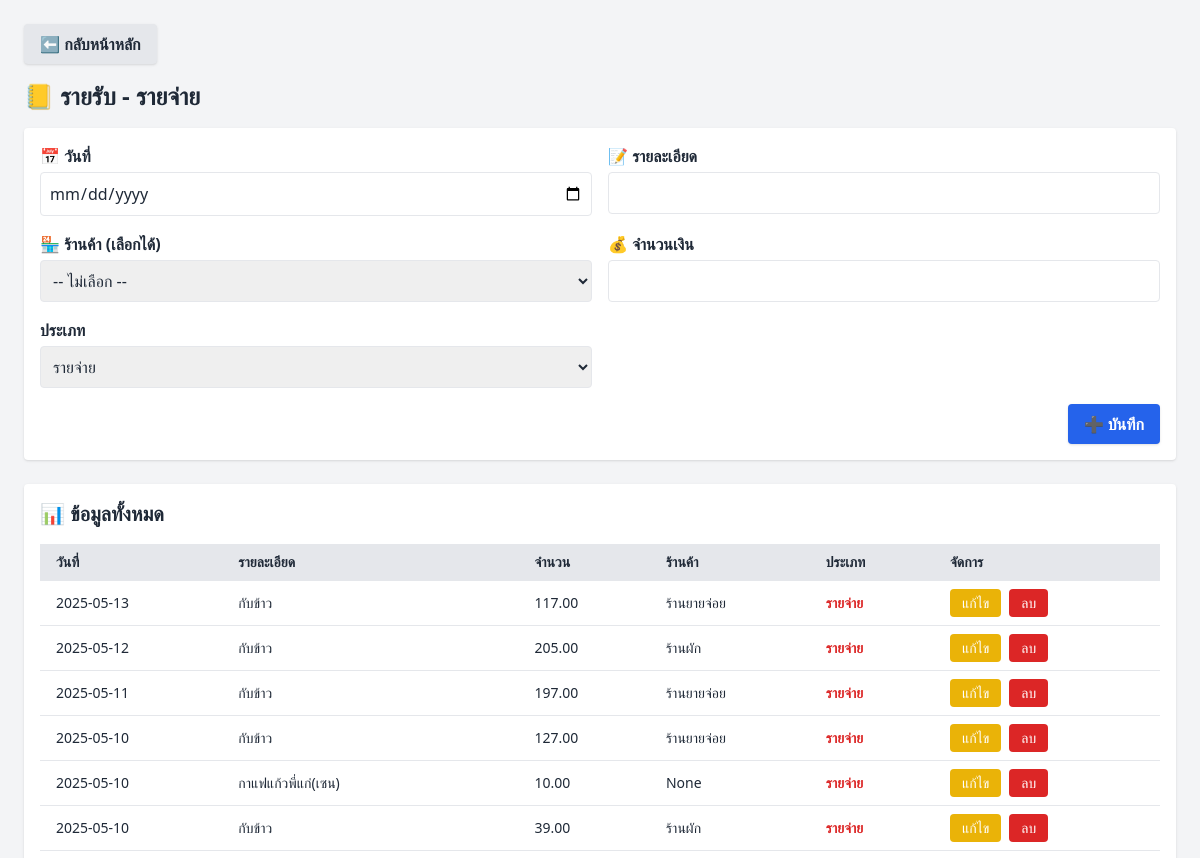
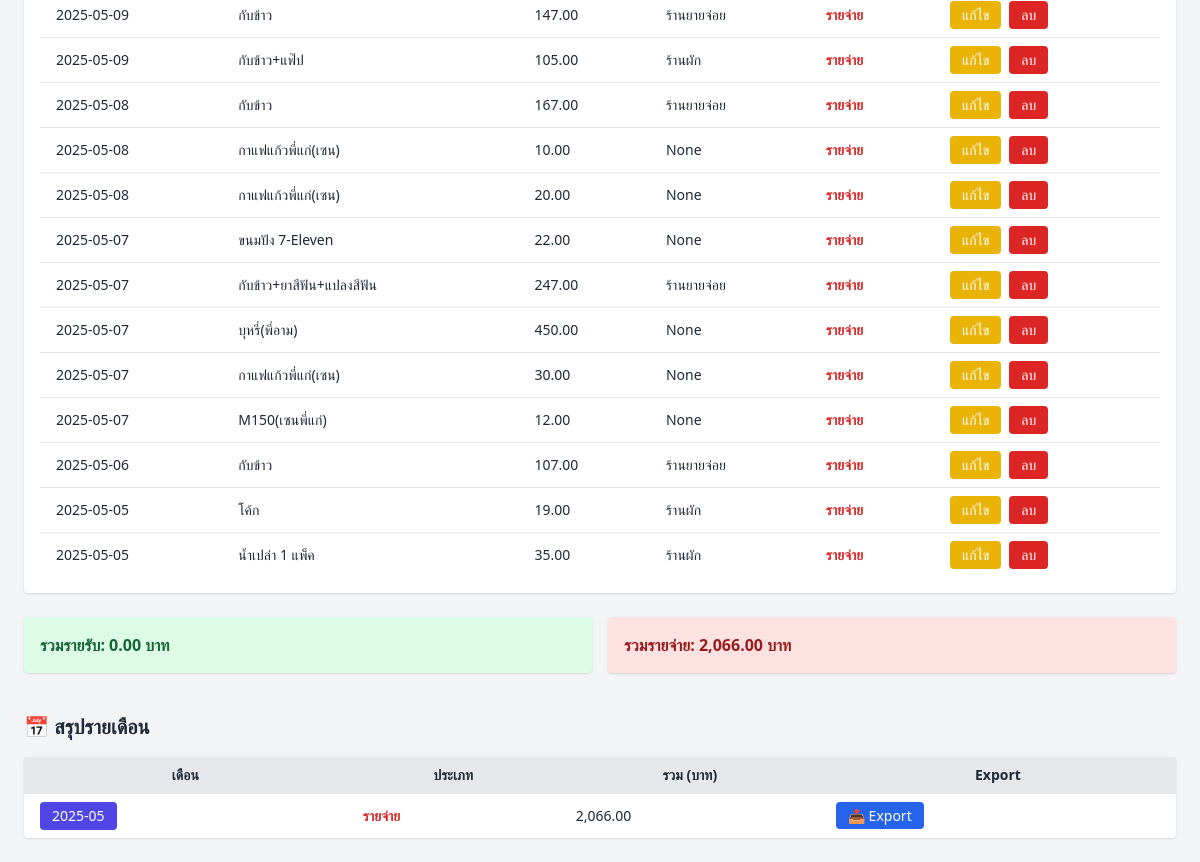
The page /income-expense on the database as committed earlier (2 pictures, top to bottom).
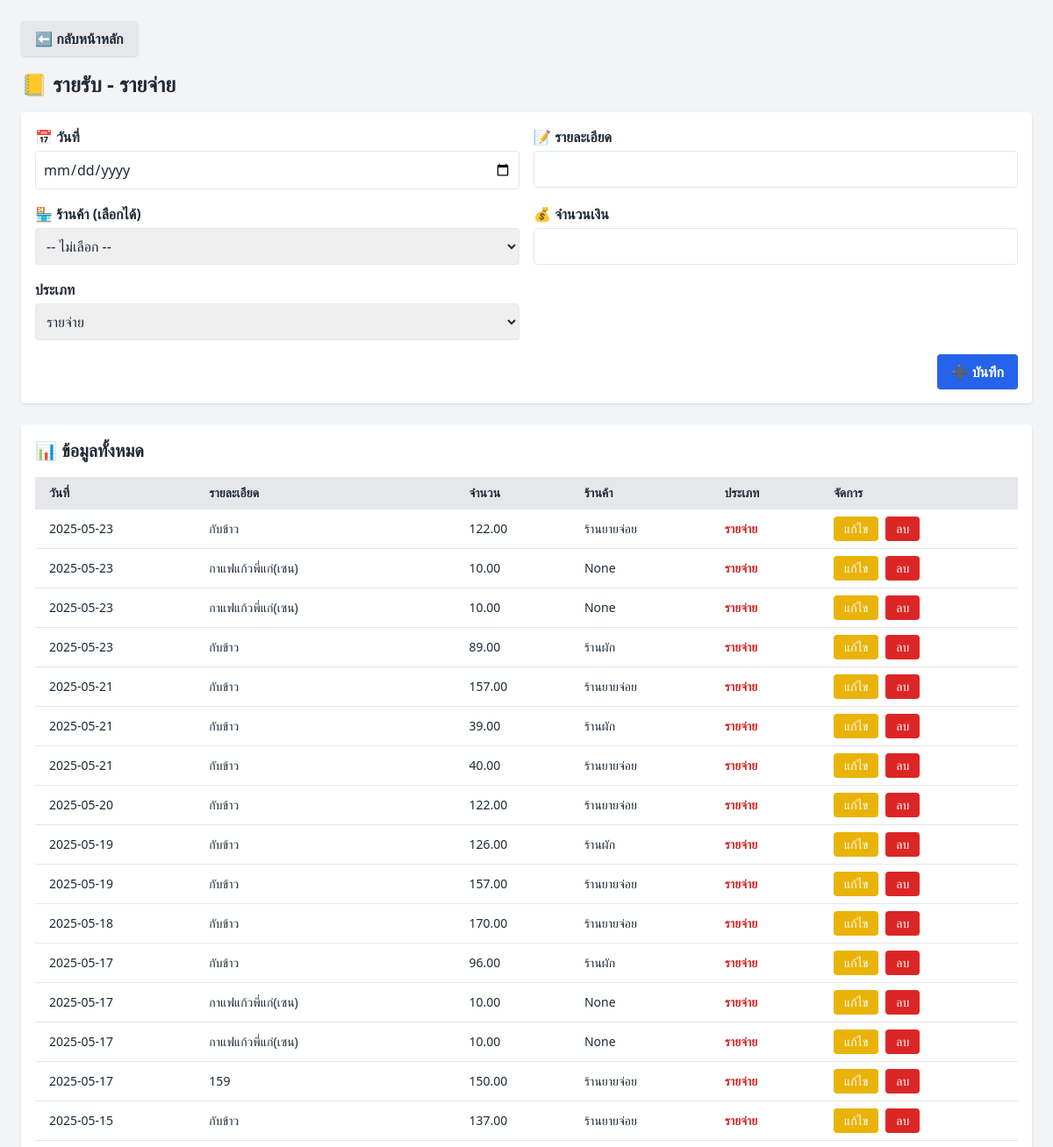
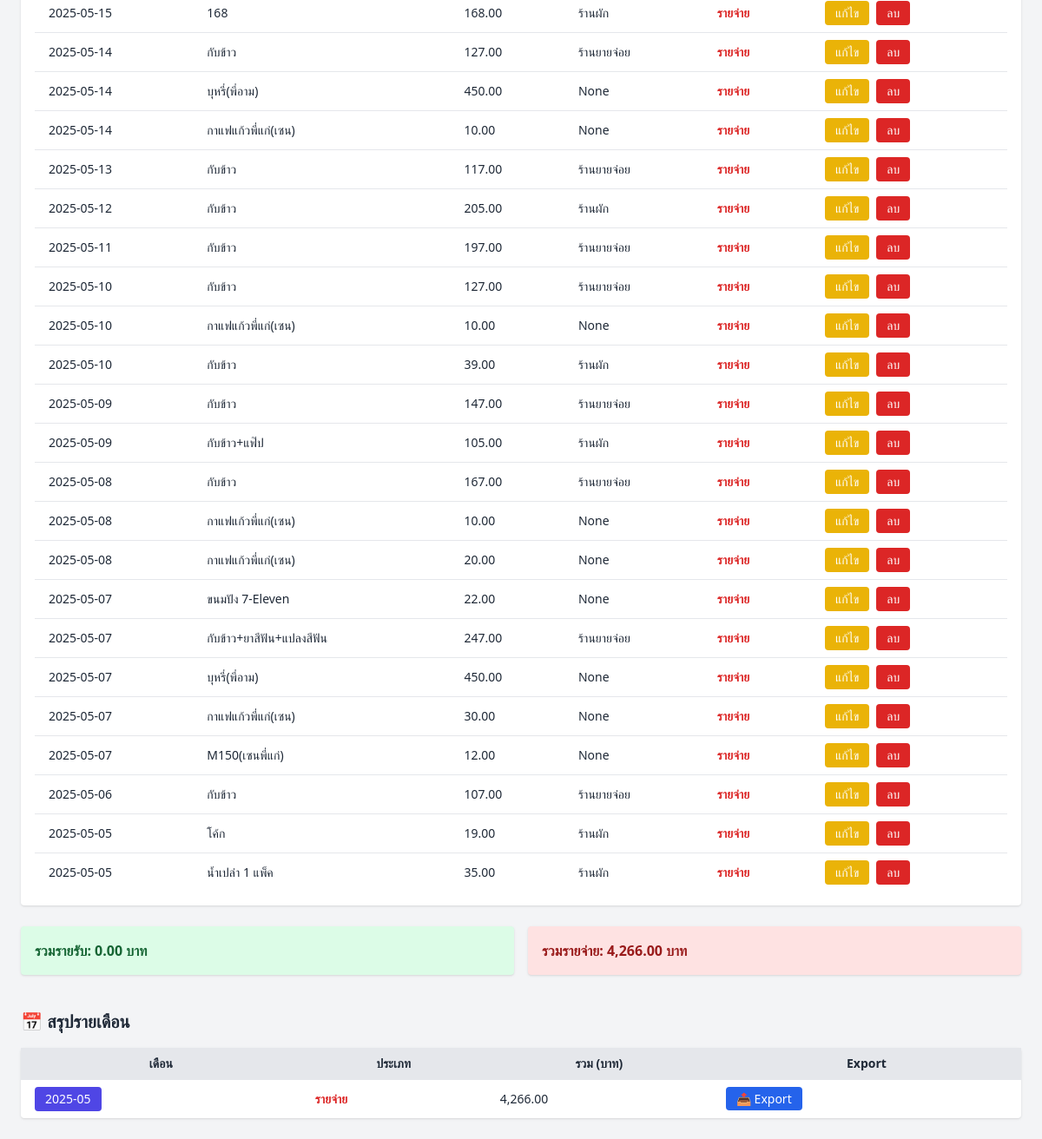
The same page on the database as committed later (2 pictures, top to bottom).
### tables this page shows
CREATE TABLE income_expense (
            id INTEGER PRIMARY KEY AUTOINCREMENT,
            date TEXT,
            description TEXT,
            amount REAL,
            category TEXT
        , vendor TEXT, created_at TEXT);

### app.py (the view, shortened to what this page needs)
@app.route('/income-expense', methods=['GET', 'POST'])
def income_expense():
    conn = get_db_connection()
    records = conn.execute('SELECT * FROM income_expense ORDER BY date DESC').fetchall()
    total_income = conn.execute('SELECT SUM(amount) FROM income_expense WHERE category="income"').fetchone()[0] or 0
    total_expense = conn.execute('SELECT SUM(amount) FROM income_expense WHERE category="expense"').fetchone()[0] or 0
    monthly_summary = conn.execute('''
                                   SELECT strftime('%Y-%m', date) AS month, category, SUM(amount) AS total
                                   FROM income_expense
                                   GROUP BY month, category
                                   ORDER BY month DESC
                                   ''').fetchall()
    conn.close()
    return render_template('income_expense.html', records=records,
                           total_income=total_income, total_expense=total_expense,
                           monthly_summary=monthly_summary)

### app.py (called while the page is built)
def get_db_connection():
    conn = sqlite3.connect(DB_FILE)
    conn.row_factory = sqlite3.Row
    return conn

### templates/income_expense.html (shortened to what the changed rows need)
<!DOCTYPE html>
<html lang="th">
<head>
  <script src="{{ url_for('static', filename='js/tailwind.min.js') }}"></script>
</head>
<body class="bg-gray-100 text-gray-800 p-6">
  <h1 class="text-2xl font-bold mb-4">📒 รายรับ - รายจ่าย</h1>
  <div class="bg-white p-4 rounded shadow">
    <h2 class="text-xl font-semibold mb-4">📊 ข้อมูลทั้งหมด</h2>
    <table class="w-full table-auto text-sm">
      <thead class="bg-gray-200 text-left">
        <tr>
          <th class="px-4 py-2">วันที่</th>
          <th class="px-4 py-2">รายละเอียด</th>
          <th class="px-4 py-2">จำนวน</th>
          <th class="px-4 py-2">ร้านค้า</th>
          <th class="px-4 py-2">ประเภท</th>
          <th class="px-4 py-2">จัดการ</th>
        </tr>
      </thead>
      <tbody>
        {% for r in records %}
        <tr class="border-t hover:bg-gray-50">
          <td class="px-4 py-2">{{ r['date'] }}</td>
          <td class="px-4 py-2">{{ r['description'] }}</td>
          <td class="px-4 py-2">{{ '{:,.2f}'.format(r['amount']) }}</td>
          <td class="px-4 py-2">{{ r['vendor'] }}</td>
          <td class="px-4 py-2">
            {% if r['category'] == 'income' %}
              <span class="text-green-600 font-semibold">รายรับ</span>
            {% else %}
              <span class="text-red-600 font-semibold">รายจ่าย</span>
            {% endif %}
          </td>
          <td class="px-4 py-2 flex gap-2">
            <form method="get" action="{{ url_for('edit_income_expense', id=r['id']) }}">
              <button class="px-3 py-1 bg-yellow-500 text-white rounded hover:bg-yellow-600">แก้ไข</button>
            </form>
            <form method="post" action="{{ url_for('delete_income_expense', id=r['id']) }}" onsubmit="return confirm('ยืนยันการลบรายการนี้?');">
              <button class="px-3 py-1 bg-red-600 text-white rounded hover:bg-red-700">ลบ</button>
            </form>
          </td>
        </tr>
        {% endfor %}
      </tbody>
    </table>
  </div>
  <div class="mt-6 grid grid-cols-1 md:grid-cols-2 gap-4">
    <div class="bg-green-100 p-4 rounded shadow text-green-800 font-bold">
      รวมรายรับ: {{ '{:,.2f}'.format(total_income) }} บาท
    </div>
    <div class="bg-red-100 p-4 rounded shadow text-red-800 font-bold">
      รวมรายจ่าย: {{ '{:,.2f}'.format(total_expense) }} บาท
    </div>
  </div>
  <h2 class="text-xl font-bold mt-10 mb-4">📅 สรุปรายเดือน</h2>
  <table class="w-full table-auto text-sm bg-white shadow rounded">
    <thead class="bg-gray-200">
      <tr>
        <th class="px-4 py-2">เดือน</th>
        <th class="px-4 py-2">ประเภท</th>
        <th class="px-4 py-2">รวม (บาท)</th>
        <th class="px-4 py-2">Export</th>
      </tr>
    </thead>
    <tbody>
      {% for row in monthly_summary %}
      <tr class="border-t hover:bg-gray-50">
        <td class="px-4 py-2">
  <form method="get" action="{{ url_for('income_expense_month_view', year_month=row['month']) }}">
    <button class="text-white bg-indigo-600 px-3 py-1 rounded hover:bg-indigo-700">
      {{ row['month'] }}
    </button>
  </form>
</td>
        <td class="px-4 py-2">
          {% if row['category'] == 'income' %}
            <span class="text-green-600 font-semibold">รายรับ</span>
          {% else %}
            <span class="text-red-600 font-semibold">รายจ่าย</span>
          {% endif %}
        </td>
        <td class="px-4 py-2">{{ '{:,.2f}'.format(row['total']) }}</td>
        <td class="px-4 py-2">
          <a href="{{ url_for('export_income_expense_month', category=row['category'], year_month=row['month']) }}"
             class="text-sm px-3 py-1 rounded bg-blue-600 text-white hover:bg-blue-700">
            📤 Export
          </a>
        </td>
      </tr>
      {% endfor %}
    </tbody>
  </table>
</body>
</html>

Rows that differ between the two databases and show on the page:
added income_expense: date "2025-05-23", description "กับข้าว", amount "122.00", vendor "ร้านยายจ่อย", category "รายจ่าย"
added income_expense: date "2025-05-23", description "กาแฟแก้วพี่แก่(เซน)", amount "10.00", vendor "None", category "รายจ่าย"
added income_expense: date "2025-05-23", description "กาแฟแก้วพี่แก่(เซน)", amount "10.00", vendor "None", category "รายจ่าย"
added income_expense: date "2025-05-23", description "กับข้าว", amount "89.00", vendor "ร้านผัก", category "รายจ่าย"
added income_expense: date "2025-05-21", description "กับข้าว", amount "157.00", vendor "ร้านยายจ่อย", category "รายจ่าย"
added income_expense: date "2025-05-21", description "กับข้าว", amount "39.00", vendor "ร้านผัก", category "รายจ่าย"
added income_expense: date "2025-05-21", description "กับข้าว", amount "40.00", vendor "ร้านยายจ่อย", category "รายจ่าย"
added income_expense: date "2025-05-20", description "กับข้าว", amount "122.00", vendor "ร้านยายจ่อย", category "รายจ่าย"
added income_expense: date "2025-05-19", description "กับข้าว", amount "126.00", vendor "ร้านผัก", category "รายจ่าย"
added income_expense: date "2025-05-19", description "กับข้าว", amount "157.00", vendor "ร้านยายจ่อย", category "รายจ่าย"
added income_expense: date "2025-05-18", description "กับข้าว", amount "170.00", vendor "ร้านยายจ่อย", category "รายจ่าย"
added income_expense: date "2025-05-17", description "กับข้าว", amount "96.00", vendor "ร้านผัก", category "รายจ่าย"
added income_expense: date "2025-05-17", description "กาแฟแก้วพี่แก่(เซน)", amount "10.00", vendor "None", category "รายจ่าย"
added income_expense: date "2025-05-17", description "กาแฟแก้วพี่แก่(เซน)", amount "10.00", vendor "None", category "รายจ่าย"
added income_expense: date "2025-05-17", description "159", amount "150.00", vendor "ร้านยายจ่อย", category "รายจ่าย"
added income_expense: date "2025-05-15", description "กับข้าว", amount "137.00", vendor "ร้านยายจ่อย", category "รายจ่าย"
added income_expense: date "2025-05-15", description "168", amount "168.00", vendor "ร้านผัก", category "รายจ่าย"
added income_expense: date "2025-05-14", description "กับข้าว", amount "127.00", vendor "ร้านยายจ่อย", category "รายจ่าย"
added income_expense: date "2025-05-14", description "บุหรี่(พี่อาม)", amount "450.00", vendor "None", category "รายจ่าย"
added income_expense: date "2025-05-14", description "กาแฟแก้วพี่แก่(เซน)", amount "10.00", vendor "None", category "รายจ่าย"
Other text that changed with them:
{{ '{:,.2f}'.format(total_expense) }}: "2,066.00" → "4,266.00"
new list line: "2025-05 รายจ่าย 4,266.00 📤 Export"
list line gone: "2025-05 รายจ่าย 2,066.00 📤 Export"
